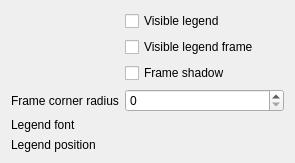
<?xml version="1.0" encoding="UTF-8"?>
<ui version="4.0">
 <class>LegendEditingWidget</class>
 <widget class="QWidget" name="LegendEditingWidget">
  <property name="geometry">
   <rect>
    <x>0</x>
    <y>0</y>
    <width>295</width>
    <height>144</height>
   </rect>
  </property>
  <property name="windowTitle">
   <string>Form</string>
  </property>
  <layout class="QFormLayout" name="formLayout">
   <item row="4" column="0">
    <widget class="QLabel" name="label">
     <property name="text">
      <string>Legend font</string>
     </property>
    </widget>
   </item>
   <item row="4" column="1">
    <widget class="FontWidet" name="legendFontWidget" native="true"/>
   </item>
   <item row="0" column="1">
    <widget class="QCheckBox" name="legendVisibilityCheckBox">
     <property name="text">
      <string>Visible legend</string>
     </property>
    </widget>
   </item>
   <item row="1" column="1">
    <widget class="QCheckBox" name="legendFrameVisiblityCheckBox">
     <property name="text">
      <string>Visible legend frame</string>
     </property>
    </widget>
   </item>
   <item row="2" column="1">
    <widget class="QCheckBox" name="frameShadowVisibilityCheckBox">
     <property name="text">
      <string>Frame shadow</string>
     </property>
    </widget>
   </item>
   <item row="3" column="0">
    <widget class="QLabel" name="label_2">
     <property name="text">
      <string>Frame corner radius</string>
     </property>
    </widget>
   </item>
   <item row="3" column="1">
    <widget class="QSpinBox" name="legendFrameCornerRadiusSpinBox"/>
   </item>
   <item row="5" column="0">
    <widget class="QLabel" name="label_3">
     <property name="text">
      <string>Legend position</string>
     </property>
    </widget>
   </item>
   <item row="5" column="1">
    <widget class="LegendLayoutChoiceComboBox" name="legendPosiotionComboBox" native="true"/>
   </item>
  </layout>
 </widget>
 <customwidgets>
  <customwidget>
   <class>LegendLayoutChoiceComboBox</class>
   <extends>QWidget</extends>
   <header>commonWidgets/legendlayoutchoice/legendlayoutchoicecombobox.h</header>
   <container>1</container>
  </customwidget>
  <customwidget>
   <class>FontWidet</class>
   <extends>QWidget</extends>
   <header>commonWidgets/fontwidet.h</header>
   <container>1</container>
  </customwidget>
 </customwidgets>
 <resources/>
 <connections/>
</ui>
